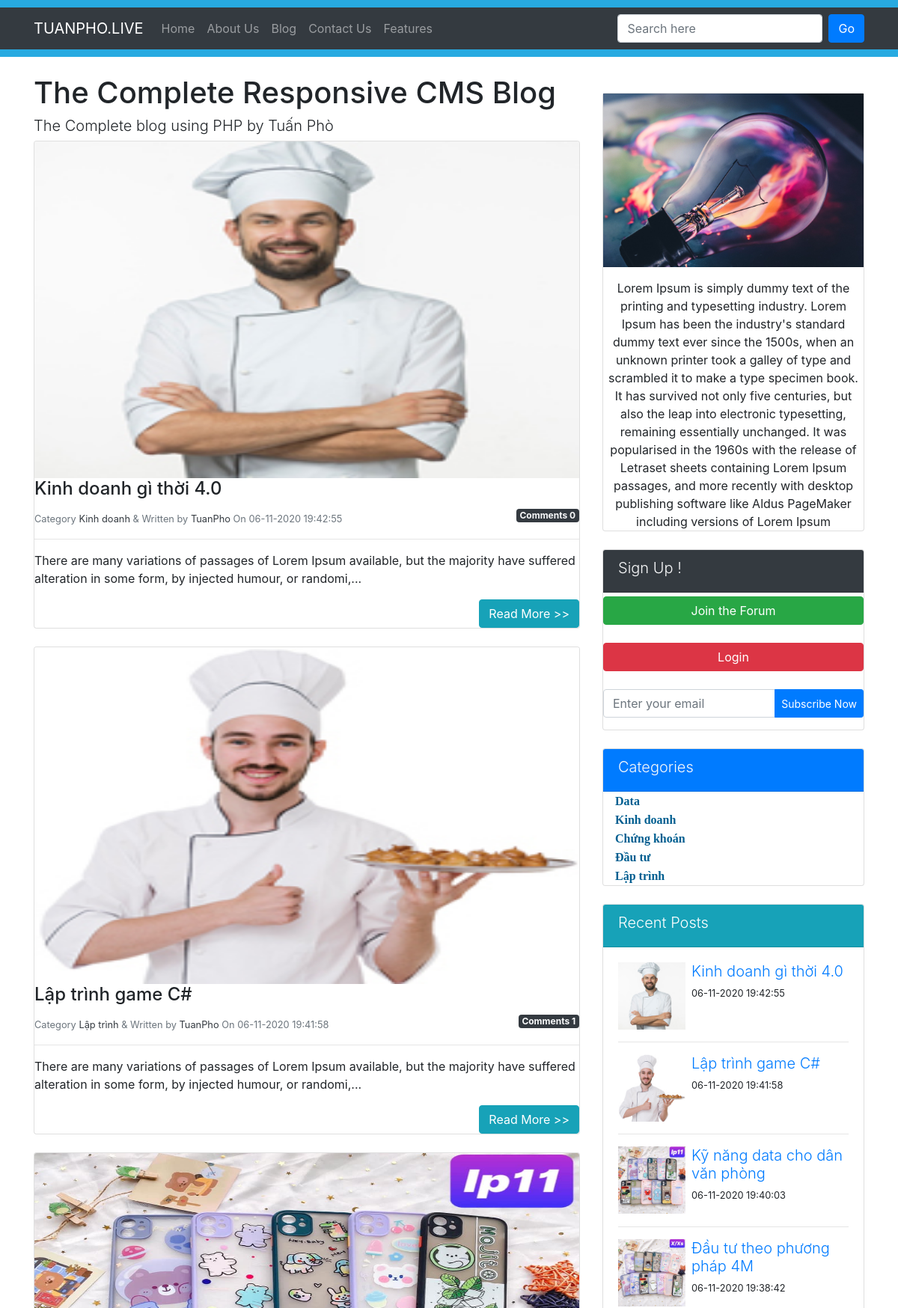
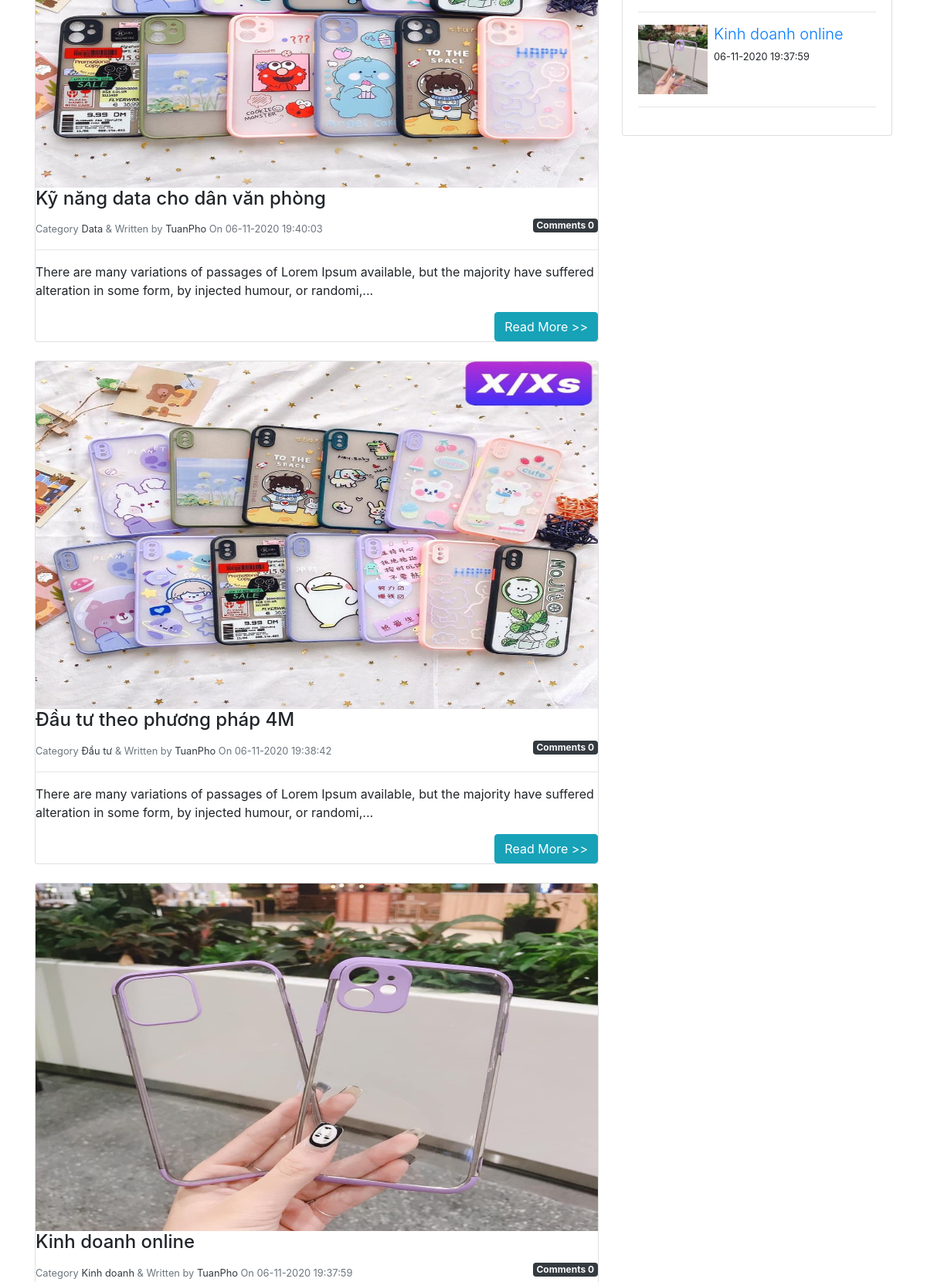
Screenshot of /Blog.php (upper part) with the database file from the repository (2 pictures, top to bottom).
### tables this page shows
CREATE TABLE `posts` (
  `id` int(10) NOT NULL,
  `datetime` varchar(50) NOT NULL,
  `title` varchar(300) NOT NULL,
  `category` varchar(50) NOT NULL,
  `author` varchar(50) NOT NULL,
  `image` varchar(100) NOT NULL,
  `post` mediumtext NOT NULL
);

CREATE TABLE `category` (
  `id` int(10) NOT NULL,
  `title` varchar(50) NOT NULL,
  `author` varchar(50) NOT NULL,
  `datetime` varchar(50) NOT NULL
);

### Includes/Functions.php (called while the page is built, shortened)
<?php
require_once 'Includes/DB.php';
function ApproveCommentsAccordingtoPost($PostId) {
	global $ConnectingDB;
	$sqlApprove = "SELECT COUNT(*) FROM comments WHERE post_id = '$PostId' AND status = 'ON'";
	$stmtApprove = $ConnectingDB->query($sqlApprove);
	$RowsTotal = $stmtApprove->fetch();
	$Total = array_shift($RowsTotal);
	return $Total;
}
?>

### Blog.php (the view, shortened to what this page needs)
<?php
require_once 'Includes/DB.php';
require_once 'Includes/Functions.php';
?>
<!DOCTYPE html>
<html lang="en">
<head>
	<link rel="stylesheet" href="https://use.fontawesome.com/releases/v5.14.0/css/all.css">
	<link rel="stylesheet" href="https://stackpath.bootstrapcdn.com/bootstrap/4.5.2/css/bootstrap.min.css">
	<link rel="stylesheet" href="Css/Style.css">
</head>
<body>
	<div style="height: 10px; background: #27aae1"></div>
	<nav class="navbar navbar-expand-lg navbar-dark bg-dark">
		<div class="container">
			<a href="#" class="navbar-brand">TUANPHO.LIVE</a>
			<div class="collapse navbar-collapse" id="navbarcollapseCMS">
				<ul class="navbar-nav mr-auto">
					<li class="nav-item"><a href="Blog.php" class="nav-link">Home</a></li>
					<li class="nav-item"><a href="#" class="nav-link">About Us</a></li>
					<li class="nav-item"><a href="Blog.php" class="nav-link">Blog</a></li>
					<li class="nav-item"><a href="#" class="nav-link">Contact Us</a></li>
					<li class="nav-item"><a href="#" class="nav-link">Features</a></li>
				</ul>
				<ul class="navbar-nav ml-auto">
					<form action="Blog.php" class="form-inline d-none d-sm-block">
						<div class="form-group">
							<input type="text" class="form-control mr-2" name="Search" placeholder="Search here" value="">
							<button class="btn btn-primary" name="SearchButton">Go</button>
						</div>
					</form>
				</ul>
			</div>
		</div>
	</nav>
	<div style="height: 10px; background: #27aae1"></div>
	<div class="container">
		<div class="row mt-4">
			<div class="col-sm-8">
				<h1>The Complete Responsive CMS Blog</h1>
				<h1 class="lead">The Complete blog using PHP by Tuấn Phò</h1>
				<?php
				global $ConnectingDB;
				if (isset($_GET['SearchButton'])) {
					$Search = $_GET['Search'];
					$sql = 'SELECT * FROM posts
						WHERE datetime LIKE :search
						OR title LIKE :search
						OR category LIKE :search
						OR author LIKE :search
						OR post LIKE :search';
					$stmt = $ConnectingDB->prepare($sql);
					$stmt->bindValue(':search', '%' . $Search . '%');
					$stmt->execute();
				}
				else if (isset($_GET['category'])) {
					$Category = $_GET['category'];
					$sql = "SELECT * FROM posts WHERE category = :categoryName";
					$stmt = $ConnectingDB->prepare($sql);
					$stmt->bindValue(':categoryName', $Category);
					$stmt->execute();
				}
				else {
					$sql = 'SELECT * FROM posts ORDER BY id DESC LIMIT 0, 5';
					$stmt = $ConnectingDB->query($sql);
				}
				while ($DataRows = $stmt->fetch()) {
				    $PostId = $DataRows['id'];
				    $DateTime = $DataRows['datetime'];
				    $PostTitle = $DataRows['title'];
				    $Category = $DataRows['category'];
				    $Admin = $DataRows['author'];
				    $Image = $DataRows['image'];
				    $PostDescription = $DataRows['post'];
				?>
				<div class="card">
					<img src="Uploads/<?= htmlentities($Image); ?>" alt="" class="img-fluid card-img-top" style="max-height: 450px;">
					<div class="card-boby">
						<h4 class="card-title"><?= htmlentities($PostTitle); ?></h4>
						<small class="text-muted">
							Category <span class="text-dark"><?= htmlentities($Category); ?></span>
							& Written by <span class="text-dark"><?= htmlentities($Admin); ?></span>
							On <?= htmlentities($DateTime); ?>
						</small>
						<span style="float: right;" class="badge badge-dark text-light">
							Comments
							<?= ApproveCommentsAccordingtoPost($PostId); ?>
						</span>
						<hr>
						<p class="card-text">
							<?php
							if (strlen($PostDescription) > 150) {
								$PostDescription = substr($PostDescription, 0, 150) . ',...';
							}
							echo htmlentities($PostDescription);
							?>
						</p>
						<a href="FullPost.php?id=<?= $PostId; ?>" style="float: right;">
							<span class="btn btn-info">Read More >></span>
						</a>
					</div>
				</div>
				<br>
				<?php } ?>
			</div>
			<div class="col-sm-4">
				<div class="card mt-4">
					<div class="card-boby">
						<img src="Images/bulb-5665770_1920.jpg" class="d-block img-fluid mb-3" alt="">
						<div class="text-center">
							Lorem Ipsum is simply dummy text of the printing and typesetting industry. Lorem Ipsum has been the industry's standard dummy text ever since the 1500s, when an unknown printer took a galley of type and scrambled it to make a type specimen book. It has survived not only five centuries, but also the leap into electronic typesetting, remaining essentially unchanged. It was popularised in the 1960s with the release of Letraset sheets containing Lorem Ipsum passages, and more recently with desktop publishing software like Aldus PageMaker including versions of Lorem Ipsum
						</div>
					</div>
				</div>
				<br>
				<div class="card">
					<div class="card-header bg-dark text-light">
						<h2 class="lead">Sign Up !</h2>
					</div>
					<div class="card-boby" style="margin-top: 5px;">
						<button type="button" class="btn btn-success btn-block text-center text-white mb-4" name="button">Join the Forum</button>
						<button type="button" class="btn btn-danger btn-block text-center text-white mb-4" name="button">Login</button>
						<div class="input-group mb-3" style=" margin-top: 5px;">
							<input type="text" name="" class="form-control" placeholder="Enter your email" value="">
							<div class="input-group-append">
								<button type="button" name="button" class="btn btn-primary btn-sm text-white text-center">Subscribe Now</button>
							</div>
						</div>
					</div>
				</div>
				<br>
				<div class="card">
					<div class="card-header bg-primary text-light">
						<h2 class="lead">Categories</h2>
					</div>
					<div class="card-boby">
						<?php
						global $ConnectingDB;
						$sql = "SELECT * FROM category ORDER BY id DESC";
						$stmt = $ConnectingDB->query($sql);
						while ($DataRows = $stmt->fetch()) {
							$CategoryName = $DataRows['title'];
							?>
						<a href="Blog.php?category=<?= $CategoryName; ?>"><span class="heading"><?= $CategoryName; ?></span></a> <br>
					<?php } ?>
					</div>
				</div>
				<br>
				<div class="card">
					<div class="card-header bg-info text-white">
						<h2 class="lead"> Recent Posts</h2>
					</div>
					<div class="card-body">
						<?php
						global $ConnectingDB;
						$sql = "SELECT * FROM posts ORDER BY id DESC LIMIT 0, 5";
						$stmt = $ConnectingDB->query($sql);
						while ($DataRows = $stmt->fetch()) {
							$Id = $DataRows['id'];
							$Title = $DataRows['title'];
							$DateTime = $DataRows['datetime'];
							$Image = $DataRows['image'];
						?>
						<div class="media">
							<img src="Uploads/<?= htmlentities($Image); ?>" class="d-block img-fluid align-self-start" width="90" height="94">
							<div class="media-body ml-2">
								<a href="FullPost.php?id=<?= htmlentities($Id); ?>" target="_blank">
									<h6 class="lead"><?= htmlentities($Title); ?></h6>
								</a>
								<p class="small"><?= htmlentities($DateTime); ?></p>
							</div>
						</div>
						<hr>
						<?php } ?>
					</div>
				</div>
			</div>
		</div>
	</div>
	<br>
</body>
</html>

### Blog.php (style rules this page uses)
.heading { font-family: Bitter, Georgia, "Times New Roman", Times, serif; font-weight: bold; color: #005E90; margin-left: 1em; }

### rows the page displays
posts: image (picture), title "Kinh doanh gì thời 4.0", category "Kinh doanh", author "TuanPho", datetime "06-11-2020 19:42:55", PostId "0", post "There are many variations of passages of Lorem Ipsum available, but the majority have suffered alteration in some form, by injected humour, or randomi,..."
posts: image (picture), title "Lập trình game C#", category "Lập trình", author "TuanPho", datetime "06-11-2020 19:41:58", PostId "1", post "There are many variations of passages of Lorem Ipsum available, but the majority have suffered alteration in some form, by injected humour, or randomi,..."
posts: image (picture), title "Kỹ năng data cho dân văn phòng", category "Data", author "TuanPho", datetime "06-11-2020 19:40:03", PostId "0", post "There are many variations of passages of Lorem Ipsum available, but the majority have suffered alteration in some form, by injected humour, or randomi,..."
posts: image (picture), title "Đầu tư theo phương pháp 4M", category "Đầu tư", author "TuanPho", datetime "06-11-2020 19:38:42", PostId "0", post "There are many variations of passages of Lorem Ipsum available, but the majority have suffered alteration in some form, by injected humour, or randomi,..."
posts: image (picture), title "Kinh doanh online", category "Kinh doanh", author "TuanPho", datetime "06-11-2020 19:37:59", PostId "0"
category: title "Data"
category: title "Kinh doanh"
category: title "Chứng khoán"
category: title "Đầu tư"
category: title "Lập trình"
